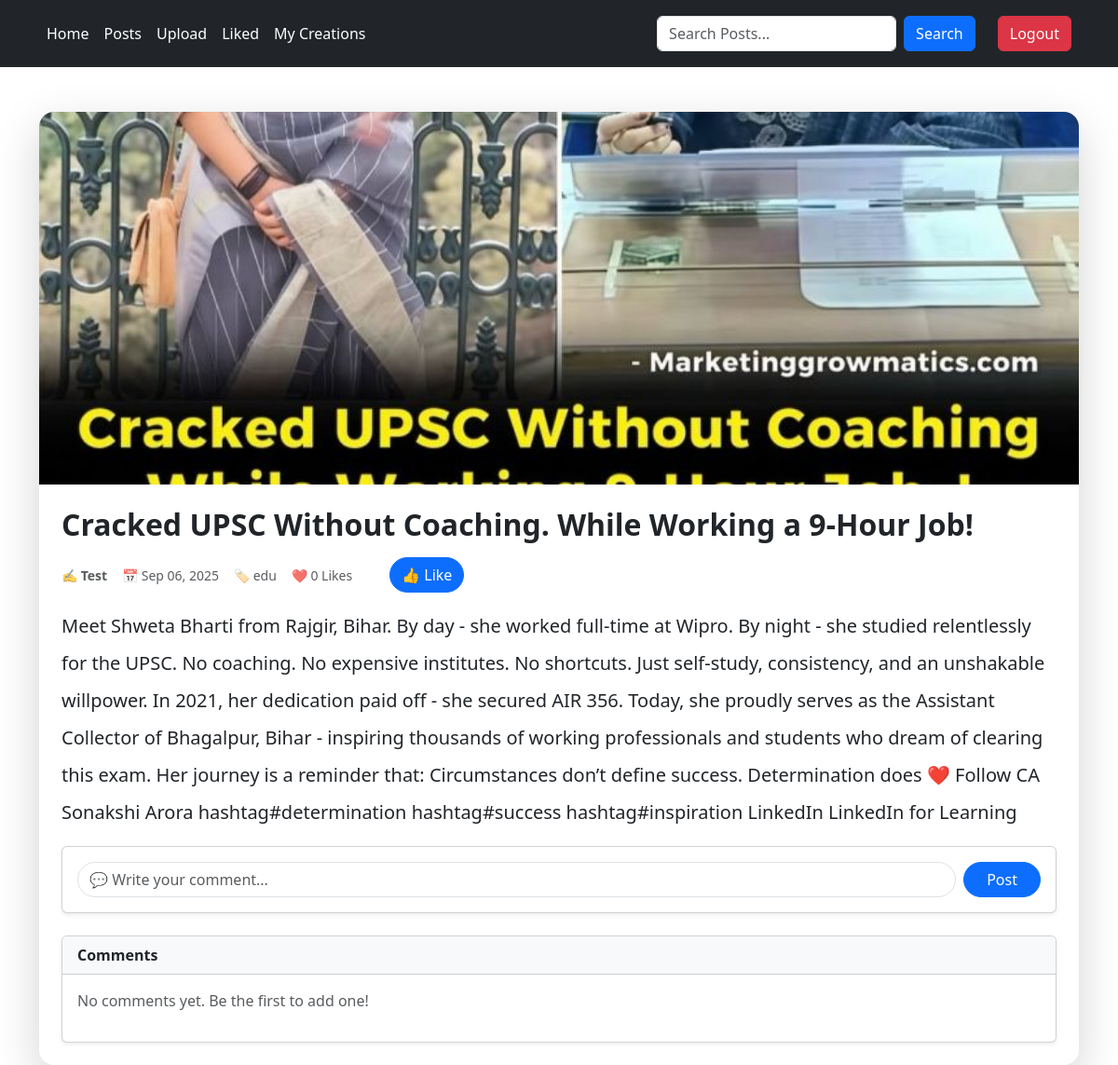
The page /posts/5/ (signed in) on the database its author committed.
### post/models.py (models this page shows, shortened)
class Post(models.Model):
    visibility_choices = [
        ('public', 'Public'),
        ('private', 'Private'),
    ]
    category_choices = [
        ('tech', 'Technology'),
        ('life', 'Lifestyle'),
        ('edu', 'Education'),
        ('other', 'Other'),
    ]
    title = models.CharField(max_length=200)
    user = models.ForeignKey(User, related_name='posts', on_delete=models.CASCADE, default=1)
    content = models.TextField()
    author = models.CharField(max_length=100)
    created_at = models.DateTimeField(auto_now_add=True)
    visibility = models.CharField(max_length=10, choices=visibility_choices, default='public')
    category = models.CharField(max_length=10, choices=category_choices, default='other')
    likes = models.PositiveIntegerField(default=0)
    image = models.ImageField(upload_to='post_images/', null=True, blank=True)

### post/views.py (the view, shortened to what this page needs)
# urls.py: path('<int:id>/', views.Post_details, name='post_detail'),
@login_required(login_url='login')
def Post_details(request, id):
    post = Post.objects.get(id=id)
    comments = Comment.objects.filter(post=id)
    data = {'post': post, 'comments' :comments}
    if request.method == 'POST' and request.POST.get('comment') is not None:
        content = request.POST.get('comment')
        newComment = Comment.objects.create(post=post, user=request.user, content=content)
        newComment.save()
        messages.success(request, 'Comment Added successfully!')
    return render(request, 'post_detail.html', data)

### post/templates/post_detail.html (shortened to what this page needs)
{% extends "layout.html" %}
{% block content %}
<div class="container mt-5">
    <div class="card shadow-lg border-0 rounded-4">
        <img src="{{ post.image.url }}"
             class="card-img-top rounded-top-4"
             alt="{{ post.title }}"
             style="height: 400px; object-fit: cover;">
        <div class="card-body p-4">
            <h2 class="card-title fw-bold mb-3">{{ post.title }}</h2>
            <div class="d-flex flex-wrap text-muted small mb-3 gap-3 align-items-center">
                <span>✍️ <strong>{{ post.author }}</strong></span>
                <span>📅 {{ post.created_at|date:"M d, Y" }}</span>
                <span>🏷️ {{ post.category }}</span>
                <span>❤️ {{ post.likes }} Likes</span>
                <form method="POST" class="d-flex align-items-center gap-2">
                    <button class="btn btn-primary rounded-pill ms-4" type="submit">👍 Like</button>
                </form>
            </div>
            <p class="card-text fs-5 lh-lg">
                {{ post.content }}
            </p>
           <div class="card shadow-sm mb-4">
    <div class="card-body">
        <form method="POST" class="d-flex align-items-center gap-2">
            <input type="text"
                   class="form-control rounded-pill"
                   placeholder="💬 Write your comment..."
                   name="comment" required>
            <button class="btn btn-primary rounded-pill px-4">Post</button>
        </form>
    </div>
</div>
<div class="card shadow-sm">
    <div class="card-header bg-light fw-bold">
        Comments
    </div>
    <div class="card-body">
        {% for comment in comments %}
            <div class="d-flex align-items-start mb-3">
                <div class="bg-primary text-white rounded-circle d-flex justify-content-center align-items-center"
                     style="width: 40px; height: 40px;">
                    {{ comment.user.username|first|upper }}
                </div>
                <div class="ms-3">
                    <h6 class="mb-1">{{ comment.user.username }}</h6>
                    <p class="mb-0 text-muted">{{ comment.content }}</p>
                </div>
            </div>
        {% empty %}
            <p class="text-muted">No comments yet. Be the first to add one!</p>
        {% endfor %}
    </div>
</div>
        </div>
    </div>
</div>
{% endblock content %}

### post/templates/post_detail.html (style rules this page uses)
.card { transition: transform 0.3s ease, box-shadow 0.3s ease; }

### rows shown on the page
Post: image (picture), title "Cracked UPSC Without Coaching. While Working a 9-Hour Job!", author "Test", created_at "Sep 06, 2025", category "edu", likes "0", content "Meet Shweta Bharti from Rajgir, Bihar. By day - she worked full-time at Wipro. By night - she studied relentlessly for the UPSC. No coaching. No expensive institutes. No shortcuts. Just self-study, consistency, and an unshakable willpower. In 2021, her dedication paid off - she secured AIR 356. Today, she proudly serves as the Assistant Collector of Bhagalpur, Bihar - inspiring thousands of working professionals and students who dream of clearing this exam. Her journey is a reminder that: Circumstances don’t define success. Determination does ❤️ Follow CA Sonakshi Arora hashtag#determination hashtag#success hashtag#inspiration LinkedIn LinkedIn for Learning"
